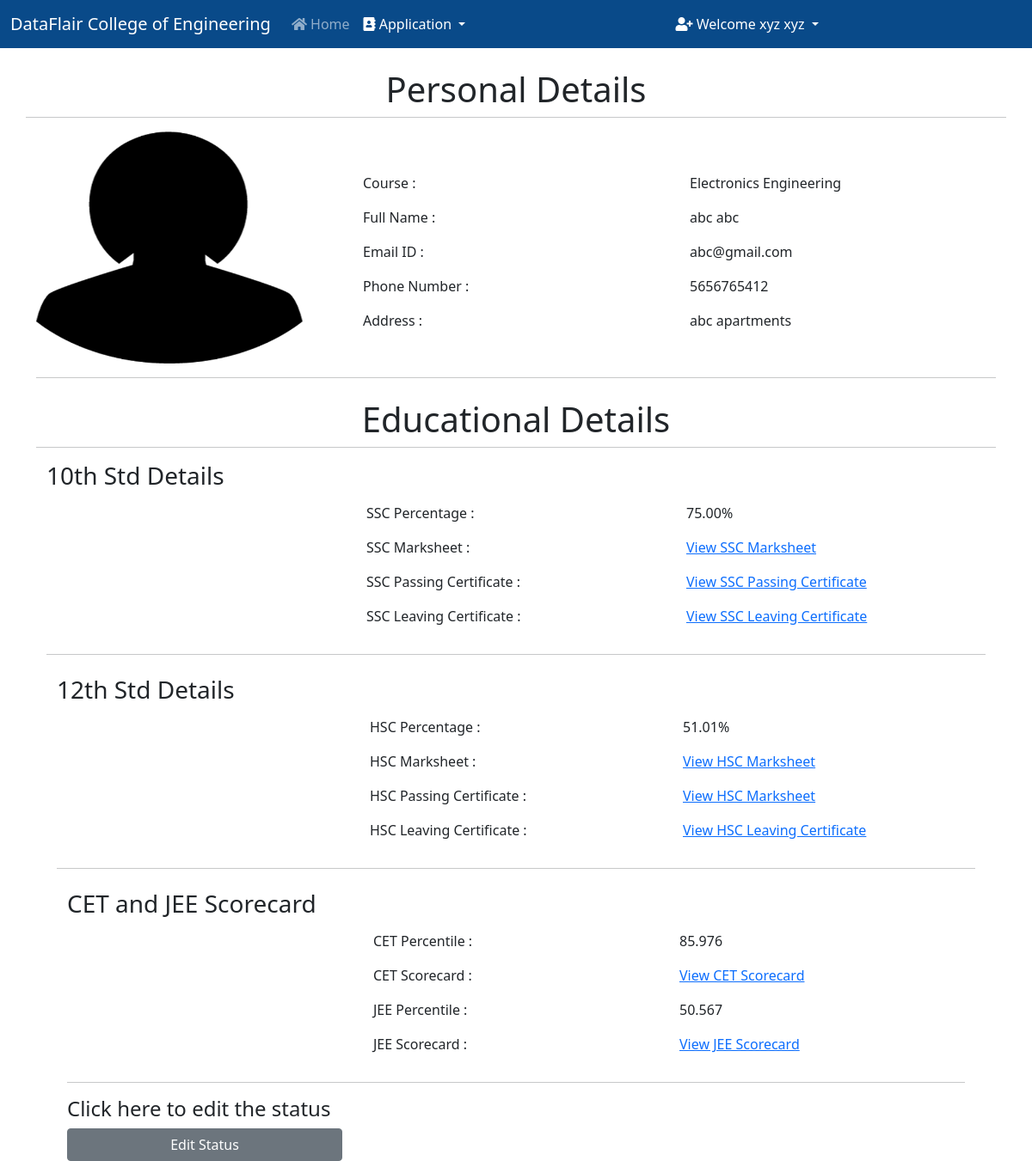
/student_application/2/ (signed in), run on the app's committed database.
### college/models.py (models this page shows, shortened)
class Application(models.Model):
    COURSES = (
    ('Computer Science Engineering', 'Computer Science Engineering'),
    ('Information Technology Engineering', 'Information Technology Engineering'),
    ('Electronics and Telecommunication Engineering', 'Electronics and Telecommunication Engineering'),
    ('Electronics Engineering', 'Electronics Engineering'),
    )
    STATUS = (
        ('Approved', 'Approved'),
        ('Pending', 'Pending'),
        ('Rejected', 'Rejected'),
    )
    user = models.OneToOneField(User, on_delete=models.CASCADE, blank=True, null=True)
    course = models.CharField(max_length=100, choices= COURSES)
    name = models.CharField(max_length=200)
    email = models.CharField(max_length=200)
    phone_no = models.CharField(max_length=200)
    address = models.TextField(max_length=200)
    student_profile = models.ImageField(upload_to="images")
    ssc_percentage = models.DecimalField(max_digits=4, decimal_places=2, null=True)
    ssc_marksheet = models.ImageField(upload_to="images", null=True)
    ssc_passing_certificate = models.ImageField(upload_to="images", null=True)
    ssc_leaving_certificate = models.ImageField(upload_to="images", null=True)
    hsc_percentage = models.DecimalField(max_digits=4, decimal_places=2, null=True)
    hsc_marksheet = models.ImageField(upload_to="images", null=True)
    hsc_passing_certificate = models.ImageField(upload_to="images", null=True)
    hsc_leaving_certificate = models.ImageField(upload_to="images", null=True)
    cet_percentile = models.DecimalField(max_digits=5, decimal_places=3, null=True)
    cet_scorecard = models.ImageField(upload_to="images", null=True)
    jee_percentile = models.DecimalField(max_digits=5, decimal_places=3, null=True)
    jee_scorecard = models.ImageField(upload_to="images", null=True)
    Application_Status = models.TextField(max_length=100, choices=STATUS, default="Pending")
    message = models.TextField(max_length=100, default="", null=True, blank=True)

### college/views.py (the view)
# urls.py: path("student_application/<int:myid>/", views.student_application, name="student_application"),
def student_application(request, myid):
    if not request.user.is_superuser:
        return redirect("/login")
    application = Application.objects.filter(id=myid)
    return render(request, "student_application.html", {'application':application[0]})

### college/templates/student_application.html (shortened to what this page needs)
{% extends 'admin.html' %}
{% block body %}
<div class="container mt-4">
    <div class="row">
        <h1 style="text-align: center;">Personal Details</h1>
            <hr>
        <div class="col-md-4">
            <div class="profile-img">
                {% if user.application.student_profile.url %}
                <img src="{{application.student_profile.url}}" alt="" width="310px" height="270px">
                {% endif %}
            </div>
        </div>
        <div class="col-md-8">
            <div class="profile-tab">
                <div class="tab-pane">
                    <br><br>
                    <div class="row">
                        <div class="col-md-6">
                            <label>Course :</label>
                        </div>
                        <div class="col-md-6">
                            <p>{{application.course}}</p>
                        </div>
                    </div>
                    <div class="row">
                        <div class="col-md-6">
                            <label>Full Name :</label>
                        </div>
                        <div class="col-md-6">
                            <p>{{application.name}}</p>
                        </div>
                    </div>
                    <div class="row">
                        <div class="col-md-6">
                            <label>Email ID :</label>
                        </div>
                        <div class="col-md-6">
                            <p>{{application.email}}</p>
                        </div>
                    </div>
                    {% if user.application.phone_no %}
                    <div class="row">
                        <div class="col-md-6">
                            <label>Phone Number :</label>
                        </div>
                        <div class="col-md-6">
                            <p>{{application.phone_no}}</p>
                        </div>
                    </div>
                    {% endif %}
                    <div class="row">
                        <div class="col-md-6">
                            <label>Address :</label>
                        </div>
                        <div class="col-md-6">
                            <p>{{application.address}}</p>
                        </div>
                    </div>
                </div>
            </div>
        </div>
</div>
<hr>
<div class="container mt-4">
    <div class="row">
        <h1 style="text-align: center;">Educational Details</h1>
            <hr>
        <div class="col-md-4">
            <div class="profile-img">
                <h3>10th Std Details</h3>
            </div>
        </div>
        <div class="col-md-8">
            <div class="profile-tab">
                <div class="tab-pane">
                    <br><br>
                    <div class="row">
                        <div class="col-md-6">
                            <label>SSC Percentage :</label>
                        </div>
                        <div class="col-md-6">
                            <p>{{application.ssc_percentage}}%</p>
                        </div>
                    </div>
                    <div class="row">
                        <div class="col-md-6">
                            <label>SSC Marksheet :</label>
                        </div>
                        <div class="col-md-6">
                            <p><a href="{{application.ssc_marksheet.url}}">View SSC Marksheet</a></p>
                        </div>
                    </div>
                    <div class="row">
                        <div class="col-md-6">
                            <label>SSC Passing Certificate :</label>
                        </div>
                        <div class="col-md-6">
                            <p><a href="{{application.ssc_passing_certificate.url}}"> View SSC Passing Certificate</a></p>
                        </div>
                    </div>
                    {% if user.application.phone_no %}
                    <div class="row">
                        <div class="col-md-6">
                            <label>SSC Leaving Certificate :</label>
                        </div>
                        <div class="col-md-6">
                            <p><a href="{{application.ssc_leaving_certificate.url}}">View SSC Leaving Certificate</a></p>
                        </div>
                    </div>
                    {% endif %}
                </div>
            </div>
        </div>
</div>
<hr>
<div class="container mt-4">
    <div class="row">
        <div class="col-md-4">
            <div class="profile-img">
                <h3>12th Std Details</h3>
            </div>
        </div>
        <div class="col-md-8">
            <div class="profile-tab">
                <div class="tab-pane">
                    <br><br>
                    <div class="row">
                        <div class="col-md-6">
                            <label>HSC Percentage :</label>
                        </div>
                        <div class="col-md-6">
                            <p>{{application.hsc_percentage}}%</p>
                        </div>
                    </div>
                    <div class="row">
                        <div class="col-md-6">
                            <label>HSC Marksheet :</label>
                        </div>
                        <div class="col-md-6">
                            <p><a href="{{application.hsc_marksheet.url}}">View HSC Marksheet</a></p>
                        </div>
                    </div>
                    <div class="row">
                        <div class="col-md-6">
                            <label>HSC Passing Certificate :</label>
                        </div>
                        <div class="col-md-6">
                            <p><a href="{{application.hsc_passing_certificate.url}}">View HSC Marksheet</a></p>
                        </div>
                    </div>
                    {% if user.application.phone_no %}
                    <div class="row">
                        <div class="col-md-6">
                            <label>HSC Leaving Certificate :</label>
                        </div>
                        <div class="col-md-6">
                            <p><a href="{{application.hsc_leaving_certificate.url}}">View HSC Leaving Certificate</a></p>
                        </div>
                    </div>
                    {% endif %}
                </div>
            </div>
        </div>
</div>
<hr>
<div class="container mt-4">
    <div class="row">
        <div class="col-md-4">
            <div class="profile-img">
                <h3>CET and JEE Scorecard</h3>
            </div>
        </div>
        <div class="col-md-8">
            <div class="profile-tab">
                <div class="tab-pane">
                    <br><br>
                    <div class="row">
                        <div class="col-md-6">
                            <label>CET Percentile :</label>
                        </div>
                        <div class="col-md-6">
                            <p>{{application.cet_percentile}}</p>
                        </div>
                    </div>
                    <div class="row">
                        <div class="col-md-6">
                            <label>CET Scorecard :</label>
                        </div>
                        <div class="col-md-6">
                            <p><a href="{{application.cet_scorecard.url}}">View CET Scorecard</a></p>
                        </div>
                    </div>
                    <div class="row">
                        <div class="col-md-6">
                            <label>JEE Percentile :</label>
                        </div>
                        <div class="col-md-6">
                            <p>{{application.jee_percentile}}</p>
                        </div>
                    </div>
                    {% if user.application.phone_no %}
                    <div class="row">
                        <div class="col-md-6">
                            <label>JEE Scorecard :</label>
                        </div>
                        <div class="col-md-6">
                            <p><a href="{{application.jee_scorecard.url}}">View JEE Scorecard</a></p>
                        </div>
                    </div>
                    {% endif %}
                </div>
            </div>
        </div>
</div>
<hr>
<h4>Click here to edit the status</h4><a href="/application_status/{{application.id}}/" class="btn btn-secondary" style="width: 20rem;">Edit Status</a>
{% endblock %}

### college/templates/admin.html (shortened to what this page needs)
<!doctype html>
<html lang="en">
<head>
  <link href="https://cdn.jsdelivr.net/npm/bootstrap@5.0.2/dist/css/bootstrap.min.css" rel="stylesheet"
>
  <link rel="stylesheet" href="https://cdnjs.cloudflare.com/ajax/libs/font-awesome/5.15.3/css/all.min.css">
</head>
<body>
  <nav class="navbar navbar-expand-lg navbar-dark">
    <div class="container-fluid">
      <a class="navbar-brand" href="/">DataFlair College of Engineering</a>
      <div class="collapse navbar-collapse" id="navbarSupportedContent">
        <ul class="navbar-nav me-auto mb-2 mb-lg-0">
          <li class="nav-item">
            <a class="nav-link {% block admin %} {% endblock %}" aria-current="page" href="/handle_admin/"><i
                class="fa fa-home"></i> Home</a>
          </li>
        </ul>
        <div class="collapse navbar-collapse" id="navbarNavDarkDropdown">
          <ul class="navbar-nav">
            <li class="nav-item dropdown">
              <a class="nav-link active dropdown-toggle" href="#" id="navbarDarkDropdownMenuLink" role="button"
              data-bs-toggle="dropdown" aria-expanded="false">
                <i class="fa fa-address-book"></i> Application
              </a>
            </li>
          </ul>
        </div>
      </div>
      <div class="collapse navbar-collapse" id="navbarNavDarkDropdown">
        <ul class="navbar-nav">
          <li class="nav-item dropdown">
            <a class="nav-link active dropdown-toggle" href="#" id="navbarDarkDropdownMenuLink" role="button"
              data-bs-toggle="dropdown" aria-expanded="false">
              <i class="fa fa-user-plus"></i> Welcome {{request.user.get_full_name}}
            </a>
          </li>
        </ul>
      </div>
    </div>
  </nav>
  {% block body %}
  {% endblock %}
</body>
</html>

### college/templates/admin.html (style rules this page uses)
.navbar { background-color: #094a89; }

### data on the page
Application: student_profile (picture), course "Electronics Engineering", name "abc abc", email "abc@gmail.com", phone_no "5656765412", address "abc apartments", ssc_percentage "75.00", hsc_percentage "51.01", cet_percentile "85.976", jee_percentile "50.567"

### other printed values
{{ request.user.get_full_name }} "xyz xyz"
